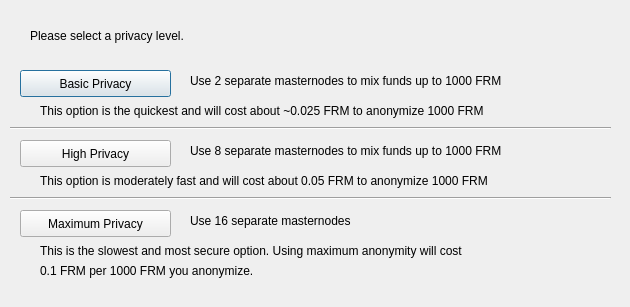
<?xml version="1.0" encoding="UTF-8"?>
<ui version="4.0">
 <class>DarksendConfig</class>
 <widget class="QDialog" name="DarksendConfig">
  <property name="geometry">
   <rect>
    <x>0</x>
    <y>0</y>
    <width>630</width>
    <height>307</height>
   </rect>
  </property>
  <property name="windowTitle">
   <string>Configure Darksend</string>
  </property>
  <widget class="QPushButton" name="buttonBasic">
   <property name="geometry">
    <rect>
     <x>20</x>
     <y>70</y>
     <width>151</width>
     <height>27</height>
    </rect>
   </property>
   <property name="text">
    <string>Basic Privacy</string>
   </property>
  </widget>
  <widget class="QPushButton" name="buttonHigh">
   <property name="geometry">
    <rect>
     <x>20</x>
     <y>140</y>
     <width>151</width>
     <height>27</height>
    </rect>
   </property>
   <property name="text">
    <string>High Privacy</string>
   </property>
  </widget>
  <widget class="QPushButton" name="buttonMax">
   <property name="geometry">
    <rect>
     <x>20</x>
     <y>210</y>
     <width>151</width>
     <height>27</height>
    </rect>
   </property>
   <property name="text">
    <string>Maximum Privacy</string>
   </property>
  </widget>
  <widget class="QLabel" name="label">
   <property name="geometry">
    <rect>
     <x>30</x>
     <y>20</y>
     <width>571</width>
     <height>31</height>
    </rect>
   </property>
   <property name="text">
    <string>Please select a privacy level.</string>
   </property>
  </widget>
  <widget class="QLabel" name="label_2">
   <property name="geometry">
    <rect>
     <x>190</x>
     <y>70</y>
     <width>421</width>
     <height>21</height>
    </rect>
   </property>
   <property name="text">
    <string>Use 2 separate masternodes to mix funds up to 1000 FRM</string>
   </property>
  </widget>
  <widget class="QLabel" name="label_3">
   <property name="geometry">
    <rect>
     <x>190</x>
     <y>140</y>
     <width>411</width>
     <height>21</height>
    </rect>
   </property>
   <property name="text">
    <string>Use 8 separate masternodes to mix funds up to 1000 FRM</string>
   </property>
  </widget>
  <widget class="QLabel" name="label_4">
   <property name="geometry">
    <rect>
     <x>190</x>
     <y>210</y>
     <width>421</width>
     <height>21</height>
    </rect>
   </property>
   <property name="text">
    <string>Use 16 separate masternodes</string>
   </property>
  </widget>
  <widget class="QLabel" name="label_6">
   <property name="geometry">
    <rect>
     <x>40</x>
     <y>100</y>
     <width>561</width>
     <height>21</height>
    </rect>
   </property>
   <property name="text">
    <string>This option is the quickest and will cost about ~0.025 FRM to anonymize 1000 FRM</string>
   </property>
  </widget>
  <widget class="QLabel" name="label_7">
   <property name="geometry">
    <rect>
     <x>40</x>
     <y>170</y>
     <width>561</width>
     <height>21</height>
    </rect>
   </property>
   <property name="text">
    <string>This option is moderately fast and will cost about 0.05 FRM to anonymize 1000 FRM</string>
   </property>
  </widget>
  <widget class="QLabel" name="label_8">
   <property name="geometry">
    <rect>
     <x>40</x>
     <y>240</y>
     <width>561</width>
     <height>21</height>
    </rect>
   </property>
   <property name="text">
    <string>This is the slowest and most secure option. Using maximum anonymity will cost</string>
   </property>
  </widget>
  <widget class="QLabel" name="label_9">
   <property name="geometry">
    <rect>
     <x>40</x>
     <y>260</y>
     <width>561</width>
     <height>21</height>
    </rect>
   </property>
   <property name="text">
    <string>0.1 FRM per 1000 FRM you anonymize.</string>
   </property>
  </widget>
  <widget class="Line" name="line">
   <property name="geometry">
    <rect>
     <x>10</x>
     <y>120</y>
     <width>601</width>
     <height>16</height>
    </rect>
   </property>
   <property name="orientation">
    <enum>Qt::Horizontal</enum>
   </property>
  </widget>
  <widget class="Line" name="line_2">
   <property name="geometry">
    <rect>
     <x>10</x>
     <y>190</y>
     <width>601</width>
     <height>16</height>
    </rect>
   </property>
   <property name="orientation">
    <enum>Qt::Horizontal</enum>
   </property>
  </widget>
 </widget>
 <resources/>
 <connections/>
</ui>
